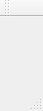
<?xml version="1.0" encoding="UTF-8"?>
<ui version="4.0">
 <class>MainWindow</class>
 <widget class="QMainWindow" name="MainWindow">
  <property name="geometry">
   <rect>
    <x>0</x>
    <y>0</y>
    <width>43</width>
    <height>111</height>
   </rect>
  </property>
  <property name="windowTitle">
   <string>MainWindow</string>
  </property>
  <widget class="QWidget" name="centralWidget"/>
  <widget class="QMenuBar" name="menuBar">
   <property name="geometry">
    <rect>
     <x>0</x>
     <y>0</y>
     <width>43</width>
     <height>22</height>
    </rect>
   </property>
  </widget>
  <widget class="QToolBar" name="mainToolBar">
   <attribute name="toolBarArea">
    <enum>TopToolBarArea</enum>
   </attribute>
   <attribute name="toolBarBreak">
    <bool>false</bool>
   </attribute>
  </widget>
  <widget class="QStatusBar" name="statusBar"/>
 </widget>
 <layoutdefault spacing="6" margin="11"/>
 <resources/>
 <connections/>
</ui>
